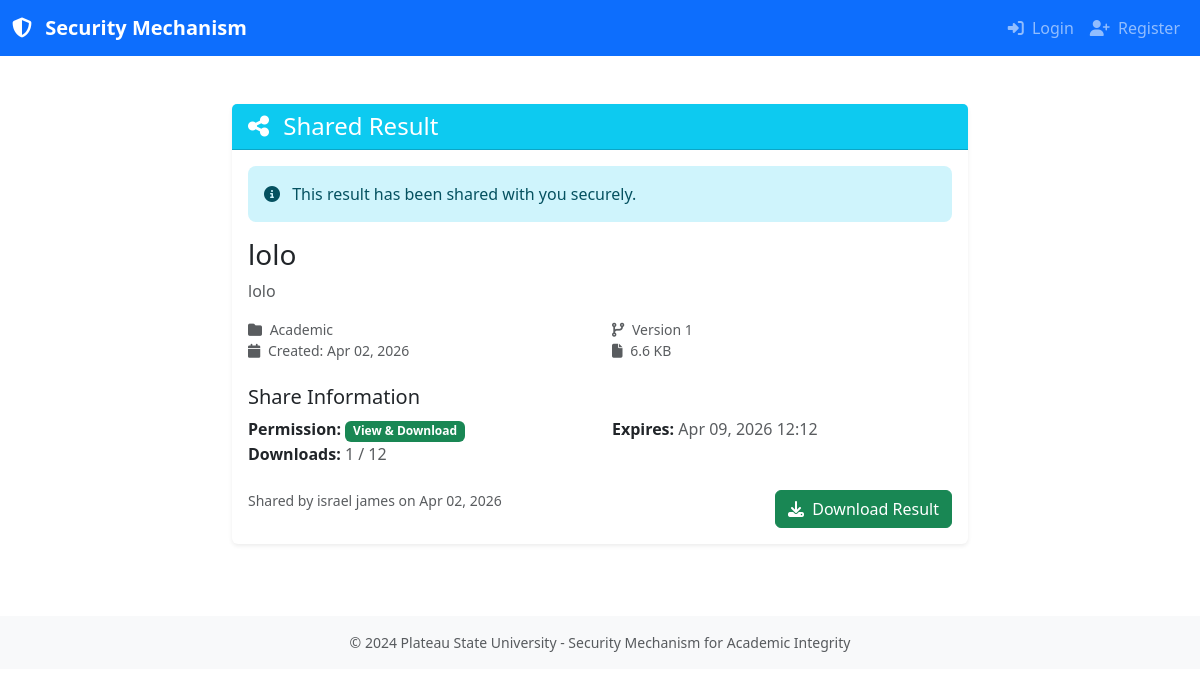
The app's page /documents/shared/7t1LlbTrEYvK_heQRr1kmGdjiZWIjdArpu8u_HIfMesp-pZ7Q2IWXQiWfKZtVBFz/ with its own data.
### documents/models.py (models this page shows, shortened)
class Document(models.Model):
    CATEGORY_CHOICES = [
        ("academic", "Academic"),
        ("research", "Research"),
        ("personal", "Personal"),
        ("administrative", "Administrative"),
    ]
    title = models.CharField(max_length=255)
    description = models.TextField(blank=True)
    owner = models.ForeignKey(
        settings.AUTH_USER_MODEL,
        on_delete=models.CASCADE,
        related_name="documents",
    )
    category = models.CharField(
        max_length=50,
        choices=CATEGORY_CHOICES,
        default="academic",
    )
    encryption_key = models.ForeignKey(
        EncryptionKey,
        on_delete=models.PROTECT,
        null=True,
        blank=True,
        help_text="Encryption key used for this document"
    )
    is_deleted = models.BooleanField(default=False)
    deleted_at = models.DateTimeField(null=True, blank=True)
    created_at = models.DateTimeField(auto_now_add=True)
    updated_at = models.DateTimeField(auto_now=True)
    class Meta:
        ordering = ["-created_at"]
        indexes = [
            models.Index(fields=['owner', 'is_deleted']),
            models.Index(fields=['category', 'created_at']),
        ]
    def get_latest_version(self):
        return self.versions.order_by('-version_number').first()
    def get_file_size_display(self):
        latest_version = self.get_latest_version()
        if latest_version:
            size = latest_version.file_size
            for unit in ['B', 'KB', 'MB', 'GB']:
                if size < 1024:
                    return f"{size:.1f} {unit}"
                size /= 1024
            return f"{size:.1f} TB"
        return "N/A"

class DocumentVersion(models.Model):
    document = models.ForeignKey(
        Document,
        on_delete=models.CASCADE,
        related_name="versions",
    )
    version_number = models.PositiveIntegerField()
    encrypted_file = models.FileField(upload_to="documents/encrypted/")
    original_filename = models.CharField(max_length=255)
    checksum = models.CharField(max_length=128)
    file_size = models.PositiveBigIntegerField()
    integrity_check = models.ForeignKey(
        IntegrityCheck,
        on_delete=models.SET_NULL,
        null=True,
        blank=True,
        help_text="Integrity check result for this version"
    )
    created_at = models.DateTimeField(auto_now_add=True)
    class Meta:
        ordering = ["-version_number"]
        unique_together = ("document", "version_number")
        indexes = [
            models.Index(fields=['document', 'version_number']),
        ]

class DocumentShare(models.Model):
    PERMISSION_CHOICES = [
        ('view', 'View Only'),
        ('download', 'View & Download'),
    ]
    id = models.UUIDField(primary_key=True, default=uuid.uuid4, editable=False)
    document = models.ForeignKey(
        Document,
        on_delete=models.CASCADE,
        related_name="shares",
    )
    shared_by = models.ForeignKey(
        User,
        on_delete=models.CASCADE,
        related_name="shared_documents",
    )
    share_token = models.CharField(
        max_length=64,
        unique=True,
        help_text="Secure token for accessing shared document"
    )
    permission = models.CharField(
        max_length=20,
        choices=PERMISSION_CHOICES,
        default='view',
        help_text="Permission level for shared access"
    )
    expires_at = models.DateTimeField(
        null=True,
        blank=True,
        help_text="When the share link expires (null for no expiry)"
    )
    max_downloads = models.PositiveIntegerField(
        null=True,
        blank=True,
        help_text="Maximum number of downloads allowed (null for unlimited)"
    )
    download_count = models.PositiveIntegerField(
        default=0,
        help_text="Number of times the document has been downloaded"
    )
    is_active = models.BooleanField(
        default=True,
        help_text="Whether the share link is active"
    )
    created_at = models.DateTimeField(auto_now_add=True)
    updated_at = models.DateTimeField(auto_now=True)
    class Meta:
        ordering = ['-created_at']
        indexes = [
            models.Index(fields=['share_token']),
            models.Index(fields=['document', 'is_active']),
            models.Index(fields=['expires_at']),
        ]
    def is_valid(self):
        if not self.is_active:
            return False, "Share link has been deactivated"
        if self.expires_at and timezone.now() > self.expires_at:
            return False, "Share link has expired"
        if self.max_downloads and self.download_count >= self.max_downloads:
            return False, "Download limit exceeded"
        return True, "Share link is valid"

### documents/views.py (the view)
# urls.py: path('shared/<str:token>/', views.shared_document_view, name='shared_document_view'),
def shared_document_view(request, token):
    share = get_object_or_404(DocumentShare, share_token=token)
    is_valid, message = share.is_valid()
    if not is_valid:
        return render(request, 'documents/share_error.html', {
            'error': message,
            'share': share
        })
    return render(request, 'documents/shared_document.html', {
        'share': share,
        'document': share.document
    })

### documents/templates/documents/shared_document.html (shortened to what this page needs)
{% extends 'base.html' %}
{% load static %}
{% block content %}
<div class="container mt-4">
    <div class="row justify-content-center">
        <div class="col-md-8">
            <div class="card">
                <div class="card-header bg-info text-white">
                    <h4 class="mb-0">
                        <i class="fas fa-share-alt me-2"></i>
                        Shared Result
                    </h4>
                </div>
                <div class="card-body">
                    <div class="alert alert-info">
                        <i class="fas fa-info-circle me-2"></i>
                        This result has been shared with you securely.
                    </div>
                    <div class="mb-4">
                        <h3>{{ document.title }}</h3>
                        {% if document.description %}
                            <p class="text-muted">{{ document.description }}</p>
                        {% endif %}
                        <div class="row text-muted small">
                            <div class="col-md-6">
                                <i class="fas fa-folder me-1"></i>
                                {{ document.get_category_display }}
                            </div>
                            <div class="col-md-6">
                                <i class="fas fa-code-branch me-1"></i>
                                Version {{ document.get_latest_version.version_number }}
                            </div>
                            <div class="col-md-6">
                                <i class="fas fa-calendar me-1"></i>
                                Created: {{ document.created_at|date:"M d, Y" }}
                            </div>
                            <div class="col-md-6">
                                <i class="fas fa-file me-1"></i>
                                {{ document.get_file_size_display }}
                            </div>
                        </div>
                    </div>
                    <div class="mb-4">
                        <h5>Share Information</h5>
                        <div class="row">
                            <div class="col-md-6">
                                <strong>Permission:</strong>
                                <span class="badge {% if share.permission == 'download' %}bg-success{% else %}bg-primary{% endif %}">
                                    {{ share.get_permission_display }}
                                </span>
                            </div>
                            {% if share.expires_at %}
                                <div class="col-md-6">
                                    <strong>Expires:</strong>
                                    <span class="text-muted">
                                        {{ share.expires_at|date:"M d, Y H:i" }}
                                    </span>
                                </div>
                            {% endif %}
                            {% if share.max_downloads %}
                                <div class="col-md-6">
                                    <strong>Downloads:</strong>
                                    <span class="text-muted">
                                        {{ share.download_count }} / {{ share.max_downloads }}
                                    </span>
                                </div>
                            {% endif %}
                        </div>
                    </div>
                    <div class="d-flex justify-content-between">
                        <div class="text-muted small">
                            Shared by {{ share.shared_by.get_full_name|default:share.shared_by.username }}
                            on {{ share.created_at|date:"M d, Y" }}
                        </div>
                        {% if share.permission == 'download' %}
                            <a href="{% url 'shared_document_download' share.share_token %}" class="btn btn-success">
                                <i class="fas fa-download me-1"></i>
                                Download Result
                            </a>
                        {% else %}
                            <button class="btn btn-outline-secondary" disabled>
                                <i class="fas fa-eye me-1"></i>
                                View Only
                            </button>
                        {% endif %}
                    </div>
                </div>
            </div>
        </div>
    </div>
</div>
{% endblock %}

### templates/base.html (style rules this page uses)
.card { border: none; box-shadow: 0 0.125rem 0.25rem rgba(0, 0, 0, 0.075); }
.btn { border-radius: 0.375rem; }
.alert { border: none; border-radius: 0.5rem; }

### records on screen
Document: title "lolo", description "lolo", category "Academic", get_latest_version.version_number "1", created_at "Apr 02, 2026", file_size "6.6 KB"
DocumentShare: permission "View & Download", expires_at "Apr 09, 2026 12:12", download_count "1", max_downloads "12", shared_by.get_full_name "israel james", created_at "Apr 02, 2026"
